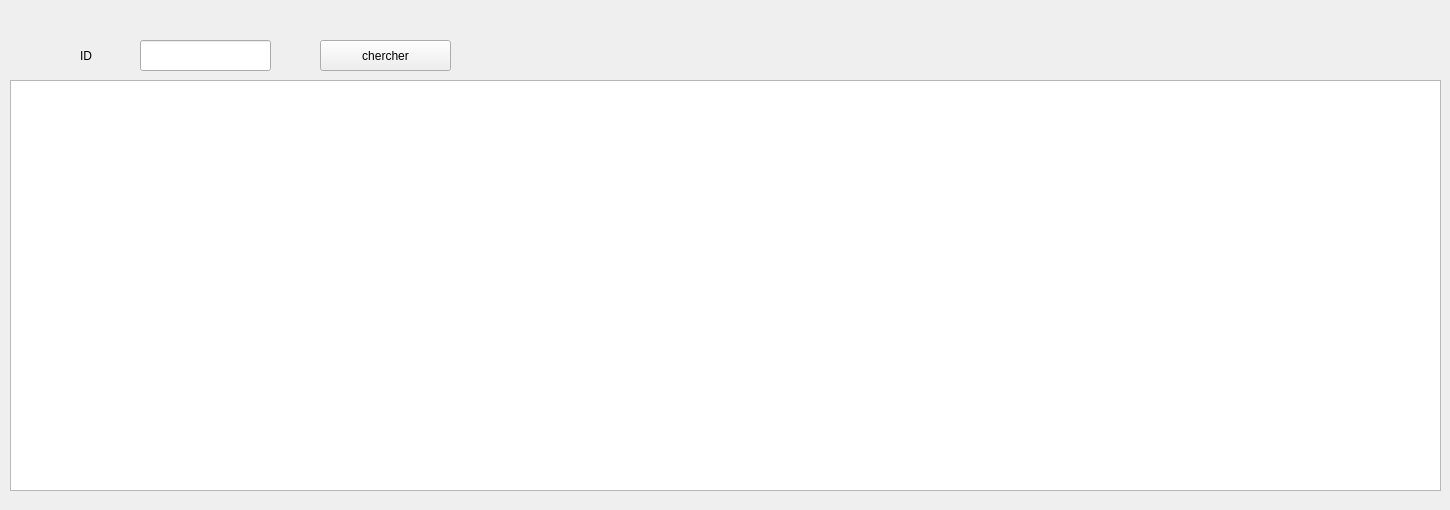
      <widget class="QWidget" name="tab_17">
       <attribute name="title">
        <string>recherche</string>
       </attribute>
       <widget class="QLineEdit" name="idcher">
        <property name="geometry">
         <rect>
          <x>140</x>
          <y>40</y>
          <width>131</width>
          <height>31</height>
         </rect>
        </property>
       </widget>
       <widget class="QPushButton" name="chercher_2">
        <property name="geometry">
         <rect>
          <x>320</x>
          <y>40</y>
          <width>131</width>
          <height>31</height>
         </rect>
        </property>
        <property name="text">
         <string>chercher</string>
        </property>
       </widget>
       <widget class="QLabel" name="label_23">
        <property name="geometry">
         <rect>
          <x>80</x>
          <y>40</y>
          <width>51</width>
          <height>31</height>
         </rect>
        </property>
        <property name="text">
         <string>ID</string>
        </property>
       </widget>
       <widget class="QTableView" name="tabcher">
        <property name="geometry">
         <rect>
          <x>10</x>
          <y>80</y>
          <width>1431</width>
          <height>411</height>
         </rect>
        </property>
       </widget>
       <widget class="QLabel" name="arriere4">
        <property name="geometry">
         <rect>
          <x>0</x>
          <y>0</y>
          <width>1441</width>
          <height>501</height>
         </rect>
        </property>
        <property name="text">
         <string/>
        </property>
       </widget>
       <zorder>arriere4</zorder>
       <zorder>idcher</zorder>
       <zorder>chercher_2</zorder>
       <zorder>label_23</zorder>
       <zorder>tabcher</zorder>
      </widget>
